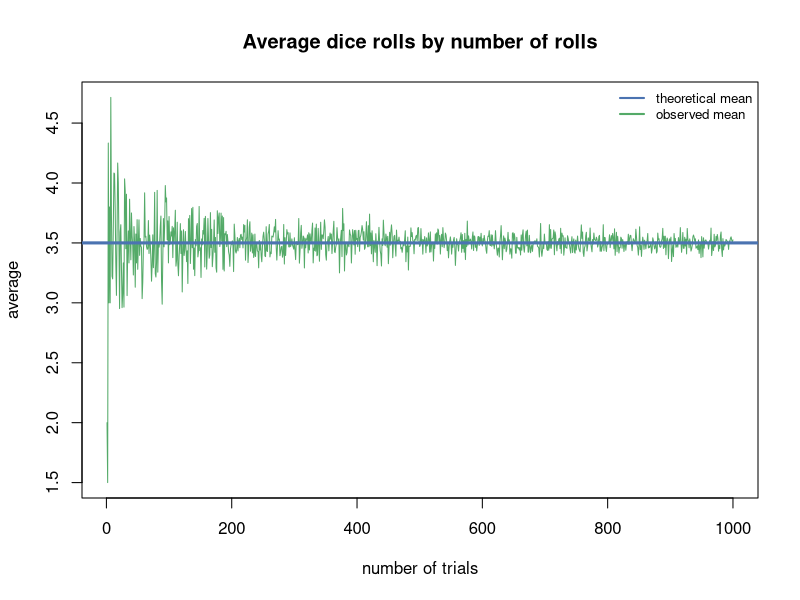
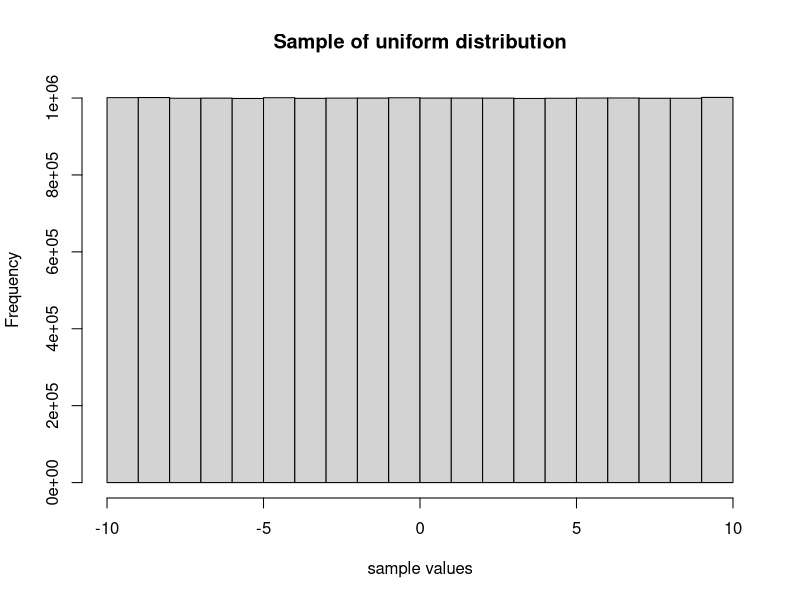
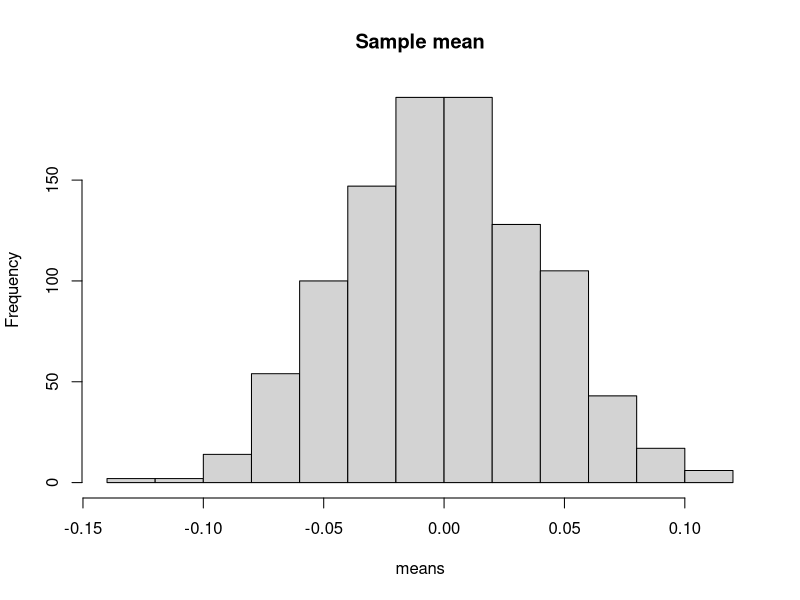

These charts were generated, in order, by the following R code:
rm(list = ls())

#================ LLN example =================
LawOfLargeNumbers <- function(num.tries)
{
  TrueMean = 3.5
  DiceMeansArray <- array(data = NA, dim = num.tries)
  for (n in 1:num.tries) {
    DiceSamples <- sample(1:6, size = n, replace = TRUE)
    DiceMeansArray[n] <- mean(DiceSamples)
  }
  plot(DiceMeansArray, type = "l", col = "#54aa68", xlab = "number of trials",
       ylab = "average", main = "Average dice rolls by number of rolls")
  abline(h = TrueMean, col = "#4b73b1", lwd = 3)
  legend("topright", legend = c("theoretical mean", "observed mean"),
         col = c("#4b73b1", "#54aa68"), bg = "transparent", lty = 1:1, lwd = 2,
         box.lty = 0, cex = 0.8)
}

LawOfLargeNumbers(num.tries = 1000)

#================ CLT example =================
CentralLimitTheorem <- function(n, r, min, max)
{
  Samples <- runif(n * r, min = min, max = max)
  Means <- rowMeans(matrix(Samples, nrow = r, ncol = n))
  hist(Samples, xlab = "sample values",
       main = "Sample of uniform distribution")
  hist(Means, xlab = "means", main = "Sample mean")
}

CentralLimitTheorem(n = 20000, r = 1000, min = -10, max = 10)

